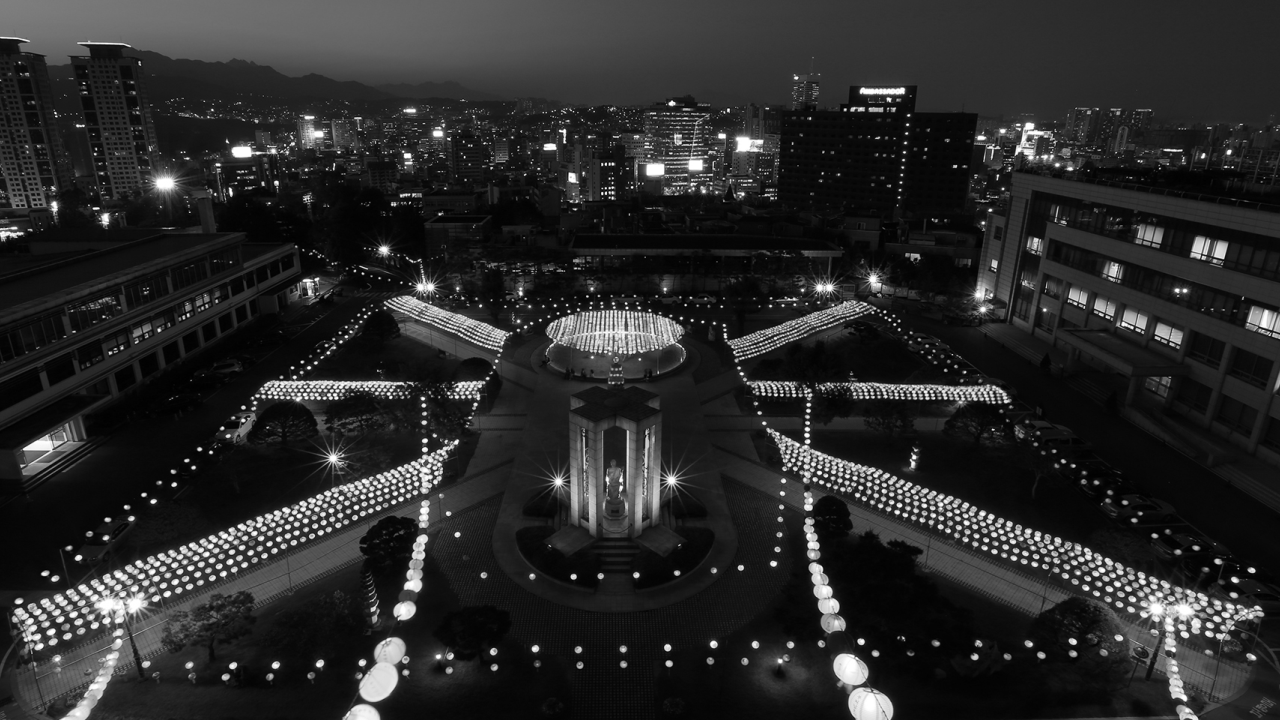
#> input picture 과제2/dgu_night.png, 1280 x 720 px, found by its file name
$ python 'Assignment#2.py'
#> lines starting #> are read from the running program, lines starting #| are printed output that depends on the picture
#> further down, image is the input picture: shape (720, 1280, 3); min 0, max 255, mean 41.8
# Implement histogram equalization

# goal : enhance the contrast of low-light image

import cv2
import numpy as np

def histogram_equalization(image):
    # 이미지를 그레이스케일로 변환

    gray_image = cv2.cvtColor(image, cv2.COLOR_BGR2GRAY)

    # 히스토그램 계산
    hist, bins = np.histogram(gray_image.flatten(), 256, [0, 256])
#> hist = 256 values, max 36355 at index 8, min 5 at index 0, mean 3600; bins = 257 values from 0 to 256

    # 누적 분포 함수 계산
    cdf = hist.cumsum()
#> cdf = 256 values from 5 to 921600
    cdf_normalized = cdf * hist.max() / cdf.max()
#> cdf_normalized = 256 values from 0.197 to 36355

    # histogram_equalization
    equalized_image = np.interp(gray_image.flatten(), bins[:-1], cdf_normalized)

    # 0-255 범위로 재조정
    equalized_image = np.uint8(equalized_image.reshape(gray_image.shape))
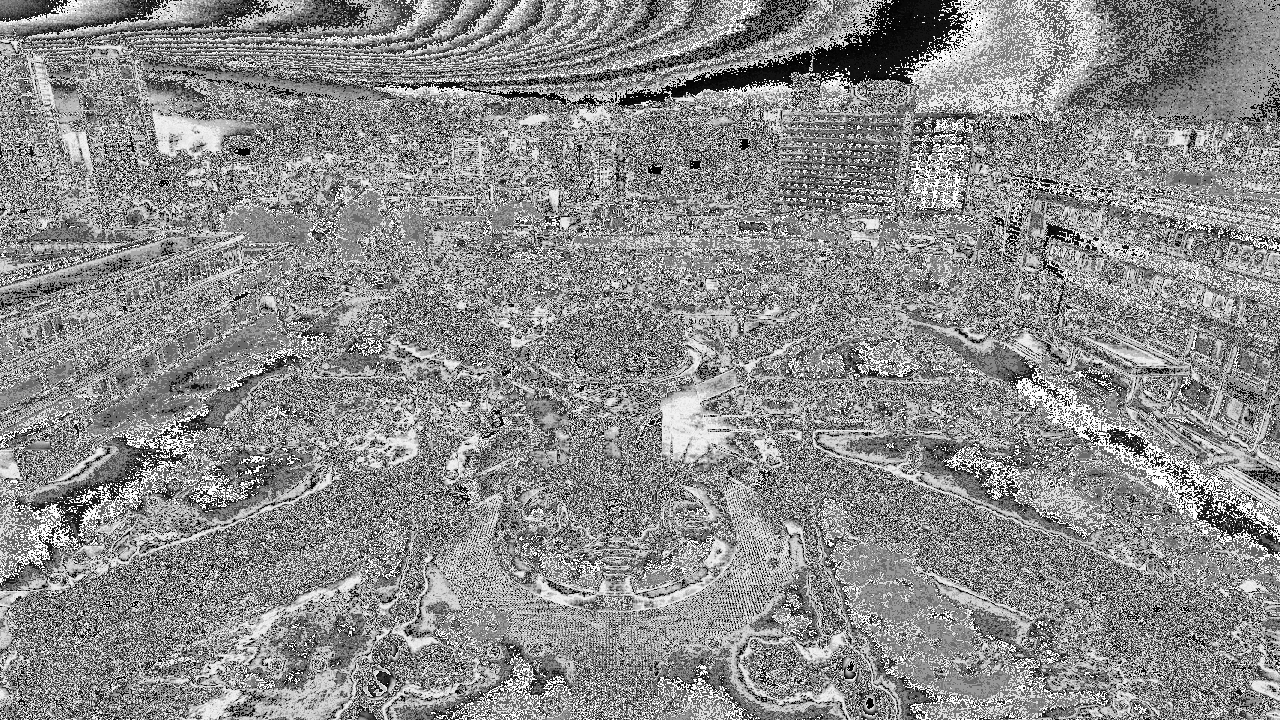
#> equalized_image: shape (720, 1280); min 0, max 254, mean 139.4

    return equalized_image


image = cv2.imread('/Users/ayoungyang/영상처리/과제2/dgu_night.png')  # image_load

out_image = histogram_equalization(image)

cv2.imshow('Input Image', image)
cv2.imshow('Result Image', out_image)

cv2.imwrite('dgu_night_equalization.png', out_image)  # save result img
cv2.waitKey()
